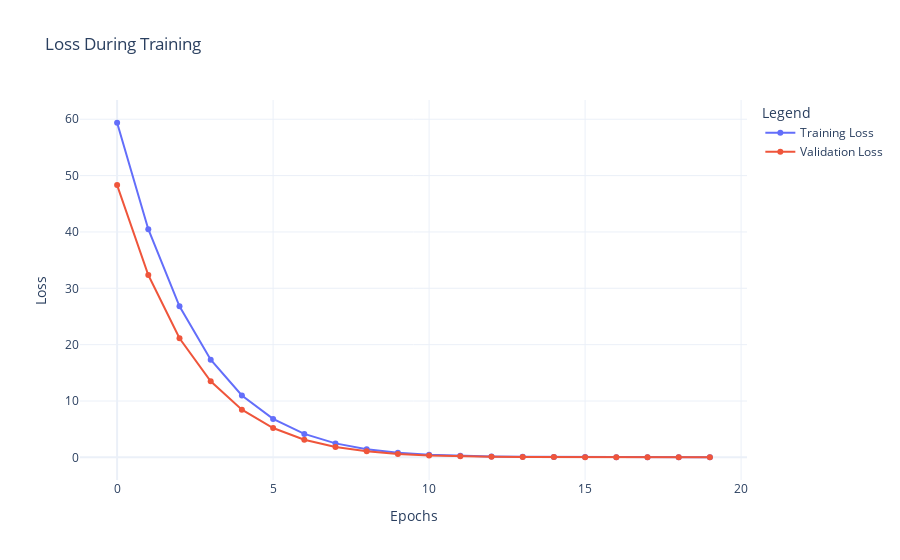

Source (notebook cell):
### Code cell
# Tạo biểu đồ
fig = go.Figure()

# Thêm trace cho Training Loss
fig.add_trace(go.Scatter(x=list(range(len(history.history['loss']))), 
                         y=history.history['loss'], 
                         mode='lines+markers', 
                         name='Training Loss'))

# Thêm trace cho Validation Loss
fig.add_trace(go.Scatter(x=list(range(len(history.history['val_loss']))), 
                         y=history.history['val_loss'], 
                         mode='lines+markers', 
                         name='Validation Loss'))

# Thiết lập tiêu đề và nhãn
fig.update_layout(
    title='Loss During Training',
    xaxis_title='Epochs',
    yaxis_title='Loss',
    legend_title='Legend',
    template='plotly_white'
)

# Hiển thị biểu đồ
fig.show()

### Figure 1 — Plotly figure (JSON) as saved in the notebook; plotly's stock layout.template omitted (floating-point values rounded to 4 significant figures)
{"data": [{"mode": "lines+markers", "name": "Training Loss", "type": "scatter", "x": [0, 1, 2, 3, 4, 5, 6, 7, 8, 9, 10, 11, 12, 13, 14, 15, 16, 17, 18, 19], "y": [59.37, 40.49, 26.8, 17.34, 10.99, 6.827, 4.157, 2.48, 1.452, 0.8368, 0.4806, 0.2743, 0.1584, 0.09459, 0.06324, 0.04561, 0.03337, 0.02646, 0.02209, 0.02173]}, {"mode": "lines+markers", "name": "Validation Loss", "type": "scatter", "x": [0, 1, 2, 3, 4, 5, 6, 7, 8, 9, 10, 11, 12, 13, 14, 15, 16, 17, 18, 19], "y": [48.32, 32.35, 21.13, 13.51, 8.462, 5.207, 3.126, 1.847, 1.076, 0.6132, 0.3486, 0.2048, 0.1216, 0.07566, 0.08008, 0.03418, 0.02872, 0.02239, 0.02177, 0.02261]}], "layout": {"legend": {"title": {"text": "Legend"}}, "title": {"text": "Loss During Training"}, "xaxis": {"title": {"text": "Epochs"}}, "yaxis": {"title": {"text": "Loss"}}}}
